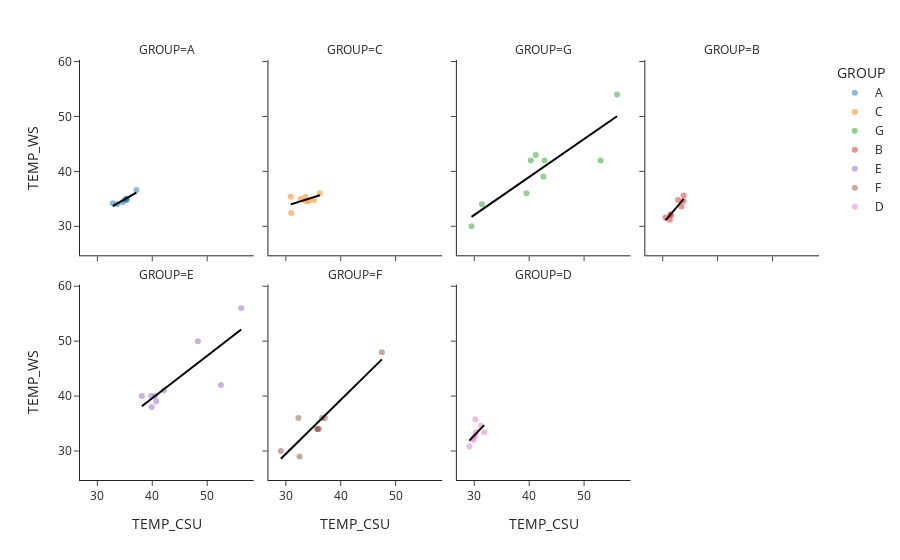

Source (notebook cell):
### Markdown cell above
#### 1:1 Plot Stratified by Comparison Group (i.e., pairs of CSU and WS sensors placed next to each other)

### Code cell
fig_temp = px.scatter(
           merged_df, 
           x="TEMP_CSU", 
           y="TEMP_WS",
           color = 'GROUP',
           facet_col='GROUP',
           facet_col_wrap = 4,
           trendline='ols',
           trendline_color_override='black',
           hover_data=['DATE'],
           template='simple_white',
           opacity=0.5
)
fig_temp.update_yaxes(
         scaleanchor = "x",
         scaleratio = 1,
)
fig_temp.show()

### Figure 1 — Plotly figure (JSON) as saved in the notebook; plotly's stock layout.template omitted (floating-point values rounded to 4 significant figures)
{"data": [{"customdata": [["11/11/2022"], ["11/15/2022"], ["11/20/2022"], ["11/25/2022"], ["11/28/2022"], ["12/10/2022"], ["12/12/2022"], ["12/2/2022"]], "hovertemplate": "GROUP=A<br>TEMP_CSU=%{x}<br>TEMP_WS=%{y}<br>DATE=%{customdata[0]}<extra></extra>", "legendgroup": "A", "marker": {"color": "#1F77B4", "opacity": 0.5, "symbol": "circle"}, "mode": "markers", "name": "A", "orientation": "v", "showlegend": true, "type": "scatter", "x": [35.3, 35, 34.6, 32.8, 33.6, 35.3, 37.1, 35.3], "xaxis": "x5", "y": [34.8, 34.8, 34.4, 34.2, 34, 35, 36.6, 35], "yaxis": "y5"}, {"hovertemplate": "<b>OLS trendline</b><br>TEMP_WS = 0.568823 * TEMP_CSU + 15.0123<br>R<sup>2</sup>=0.835379<br><br>GROUP=A<br>TEMP_CSU=%{x}<br>TEMP_WS=%{y} <b>(trend)</b><extra></extra>", "legendgroup": "A", "line": {"color": "black"}, "marker": {"color": "#1F77B4", "symbol": "circle"}, "mode": "lines", "name": "A", "showlegend": false, "type": "scatter", "x": [32.8, 33.6, 34.6, 35, 35.3, 35.3, 35.3, 37.1], "xaxis": "x5", "y": [33.67, 34.12, 34.69, 34.92, 35.09, 35.09, 35.09, 36.12], "yaxis": "y5"}, {"customdata": [["11/11/2022"], ["11/15/2022"], ["11/20/2022"], ["11/25/2022"], ["11/28/2022"], ["12/10/2022"], ["12/12/2022"], ["12/2/2022"]], "hovertemplate": "GROUP=C<br>TEMP_CSU=%{x}<br>TEMP_WS=%{y}<br>DATE=%{customdata[0]}<extra></extra>", "legendgroup": "C", "marker": {"color": "#FF7F0E", "opacity": 0.5, "symbol": "circle"}, "mode": "markers", "name": "C", "orientation": "v", "showlegend": true, "type": "scatter", "x": [36.2, 35.1, 34.1, 33.6, 33.6, 30.9, 31, 32.7], "xaxis": "x6", "y": [36, 34.8, 34.6, 34.6, 35.4, 35.4, 32.4, 35], "yaxis": "y6"}, {"hovertemplate": "<b>OLS trendline</b><br>TEMP_WS = 0.311765 * TEMP_CSU + 24.3621<br>R<sup>2</sup>=0.287902<br><br>GROUP=C<br>TEMP_CSU=%{x}<br>TEMP_WS=%{y} <b>(trend)</b><extra></extra>", "legendgroup": "C", "line": {"color": "black"}, "marker": {"color": "#FF7F0E", "symbol": "circle"}, "mode": "lines", "name": "C", "showlegend": false, "type": "scatter", "x": [30.9, 31, 32.7, 33.6, 33.6, 34.1, 35.1, 36.2], "xaxis": "x6", "y": [34.0, 34.03, 34.56, 34.84, 34.84, 34.99, 35.3, 35.65], "yaxis": "y6"}, {"customdata": [["11/11/2022"], ["11/15/2022"], ["11/20/2022"], ["11/25/2022"], ["11/28/2022"], ["11/8/2022"], ["12/10/2022"], ["12/12/2022"], ["12/5/2022"]], "hovertemplate": "GROUP=G<br>TEMP_CSU=%{x}<br>TEMP_WS=%{y}<br>DATE=%{customdata[0]}<extra></extra>", "legendgroup": "G", "marker": {"color": "#2CA02C", "opacity": 0.5, "symbol": "circle"}, "mode": "markers", "name": "G", "orientation": "v", "showlegend": true, "type": "scatter", "x": [53, 41.2, 42.6, 42.8, 40.3, 56, 39.5, 29.5, 31.4], "xaxis": "x7", "y": [42, 43, 39, 42, 42, 54, 36, 30, 34], "yaxis": "y7"}, {"hovertemplate": "<b>OLS trendline</b><br>TEMP_WS = 0.691494 * TEMP_CSU + 11.3101<br>R<sup>2</sup>=0.771246<br><br>GROUP=G<br>TEMP_CSU=%{x}<br>TEMP_WS=%{y} <b>(trend)</b><extra></extra>", "legendgroup": "G", "line": {"color": "black"}, "marker": {"color": "#2CA02C", "symbol": "circle"}, "mode": "lines", "name": "G", "showlegend": false, "type": "scatter", "x": [29.5, 31.4, 39.5, 40.3, 41.2, 42.6, 42.8, 53, 56], "xaxis": "x7", "y": [31.71, 33.02, 38.62, 39.18, 39.8, 40.77, 40.91, 47.96, 50.03], "yaxis": "y7"}, {"customdata": [["11/11/2022"], ["11/15/2022"], ["11/20/2022"], ["11/25/2022"], ["11/28/2022"], ["12/10/2022"], ["12/12/2022"], ["12/2/2022"]], "hovertemplate": "GROUP=B<br>TEMP_CSU=%{x}<br>TEMP_WS=%{y}<br>DATE=%{customdata[0]}<extra></extra>", "legendgroup": "B", "marker": {"color": "#D62728", "opacity": 0.5, "symbol": "circle"}, "mode": "markers", "name": "B", "orientation": "v", "showlegend": true, "type": "scatter", "x": [33.8, 33.4, 31.5, 30.5, 31.4, 32.8, 31.3, 33.8], "xaxis": "x8", "y": [35.6, 33.6, 32, 31.6, 32.2, 34.8, 31.2, 34.6], "yaxis": "y8"}, {"hovertemplate": "<b>OLS trendline</b><br>TEMP_WS = 1.17437 * TEMP_CSU + -4.74699<br>R<sup>2</sup>=0.826412<br><br>GROUP=B<br>TEMP_CSU=%{x}<br>TEMP_WS=%{y} <b>(trend)</b><extra></extra>", "legendgroup": "B", "line": {"color": "black"}, "marker": {"color": "#D62728", "symbol": "circle"}, "mode": "lines", "name": "B", "showlegend": false, "type": "scatter", "x": [30.5, 31.3, 31.4, 31.5, 32.8, 33.4, 33.8, 33.8], "xaxis": "x8", "y": [31.07, 32.01, 32.13, 32.25, 33.77, 34.48, 34.95, 34.95], "yaxis": "y8"}, {"customdata": [["11/11/2022"], ["11/15/2022"], ["11/20/2022"], ["11/25/2022"], ["11/28/2022"], ["11/8/2022"], ["12/10/2022"], ["12/12/2022"], ["12/5/2022"]], "hovertemplate": "GROUP=E<br>TEMP_CSU=%{x}<br>TEMP_WS=%{y}<br>DATE=%{customdata[0]}<extra></extra>", "legendgroup": "E", "marker": {"color": "#9467BD", "opacity": 0.5, "symbol": "circle"}, "mode": "markers", "name": "E", "orientation": "v", "showlegend": true, "type": "scatter", "x": [52.5, 48.3, 42.1, 40.5, 40.7, 56.2, 38.1, 39.8, 39.9], "xaxis": "x", "y": [42, 50, 41, 40, 39, 56, 40, 40, 38], "yaxis": "y"}, {"hovertemplate": "<b>OLS trendline</b><br>TEMP_WS = 0.772108 * TEMP_CSU + 8.73599<br>R<sup>2</sup>=0.686757<br><br>GROUP=E<br>TEMP_CSU=%{x}<br>TEMP_WS=%{y} <b>(trend)</b><extra></extra>", "legendgroup": "E", "line": {"color": "black"}, "marker": {"color": "#9467BD", "symbol": "circle"}, "mode": "lines", "name": "E", "showlegend": false, "type": "scatter", "x": [38.1, 39.8, 39.9, 40.5, 40.7, 42.1, 48.3, 52.5, 56.2], "xaxis": "x", "y": [38.15, 39.47, 39.54, 40.01, 40.16, 41.24, 46.03, 49.27, 52.13], "yaxis": "y"}, {"customdata": [["11/11/2022"], ["11/15/2022"], ["11/20/2022"], ["11/25/2022"], ["11/28/2022"], ["11/8/2022"], ["12/10/2022"], ["12/12/2022"], ["12/5/2022"]], "hovertemplate": "GROUP=F<br>TEMP_CSU=%{x}<br>TEMP_WS=%{y}<br>DATE=%{customdata[0]}<extra></extra>", "legendgroup": "F", "marker": {"color": "#8C564B", "opacity": 0.5, "symbol": "circle"}, "mode": "markers", "name": "F", "orientation": "v", "showlegend": true, "type": "scatter", "x": [37.1, 32.5, 29.1, 32.3, 35.8, 47.5, 36, 35.7, 36.6], "xaxis": "x2", "y": [36, 29, 30, 36, 34, 48, 34, 34, 36], "yaxis": "y2"}, {"hovertemplate": "<b>OLS trendline</b><br>TEMP_WS = 0.983254 * TEMP_CSU + -0.0219776<br>R<sup>2</sup>=0.850747<br><br>GROUP=F<br>TEMP_CSU=%{x}<br>TEMP_WS=%{y} <b>(trend)</b><extra></extra>", "legendgroup": "F", "line": {"color": "black"}, "marker": {"color": "#8C564B", "symbol": "circle"}, "mode": "lines", "name": "F", "showlegend": false, "type": "scatter", "x": [29.1, 32.3, 32.5, 35.7, 35.8, 36, 36.6, 37.1, 47.5], "xaxis": "x2", "y": [28.59, 31.74, 31.93, 35.08, 35.18, 35.38, 35.97, 36.46, 46.68], "yaxis": "y2"}, {"customdata": [["11/11/2022"], ["11/15/2022"], ["11/20/2022"], ["11/25/2022"], ["11/28/2022"], ["12/10/2022"], ["12/12/2022"], ["12/2/2022"]], "hovertemplate": "GROUP=D<br>TEMP_CSU=%{x}<br>TEMP_WS=%{y}<br>DATE=%{customdata[0]}<extra></extra>", "legendgroup": "D", "marker": {"color": "#E377C2", "opacity": 0.5, "symbol": "circle"}, "mode": "markers", "name": "D", "orientation": "v", "showlegend": true, "type": "scatter", "x": [30.2, 30.2, 31.8, 29.9, 31.2, 29.8, 29.1, 30.3], "xaxis": "x3", "y": [35.8, 32.8, 33.4, 32.4, 34.6, 32, 30.8, 33.4], "yaxis": "y3"}, {"hovertemplate": "<b>OLS trendline</b><br>TEMP_WS = 1.04388 * TEMP_CSU + 1.50753<br>R<sup>2</sup>=0.320068<br><br>GROUP=D<br>TEMP_CSU=%{x}<br>TEMP_WS=%{y} <b>(trend)</b><extra></extra>", "legendgroup": "D", "line": {"color": "black"}, "marker": {"color": "#E377C2", "symbol": "circle"}, "mode": "lines", "name": "D", "showlegend": false, "type": "scatter", "x": [29.1, 29.8, 29.9, 30.2, 30.2, 30.3, 31.2, 31.8], "xaxis": "x3", "y": [31.88, 32.62, 32.72, 33.03, 33.03, 33.14, 34.08, 34.7], "yaxis": "y3"}], "layout": {"annotations": [{"font": {}, "showarrow": false, "text": "GROUP=E", "x": 0.1175, "xanchor": "center", "xref": "paper", "y": 0.465, "yanchor": "bottom", "yref": "paper"}, {"font": {}, "showarrow": false, "text": "GROUP=F", "x": 0.3725, "xanchor": "center", "xref": "paper", "y": 0.465, "yanchor": "bottom", "yref": "paper"}, {"font": {}, "showarrow": false, "text": "GROUP=D", "x": 0.6275, "xanchor": "center", "xref": "paper", "y": 0.465, "yanchor": "bottom", "yref": "paper"}, {"font": {}, "showarrow": false, "text": "GROUP=A", "x": 0.1175, "xanchor": "center", "xref": "paper", "y": 1.0, "yanchor": "bottom", "yref": "paper"}, {"font": {}, "showarrow": false, "text": "GROUP=C", "x": 0.3725, "xanchor": "center", "xref": "paper", "y": 1.0, "yanchor": "bottom", "yref": "paper"}, {"font": {}, "showarrow": false, "text": "GROUP=G", "x": 0.6275, "xanchor": "center", "xref": "paper", "y": 1.0, "yanchor": "bottom", "yref": "paper"}, {"font": {}, "showarrow": false, "text": "GROUP=B", "x": 0.8825, "xanchor": "center", "xref": "paper", "y": 1.0, "yanchor": "bottom", "yref": "paper"}], "legend": {"title": {"text": "GROUP"}, "tracegroupgap": 0}, "margin": {"t": 60}, "xaxis": {"anchor": "y", "domain": [0, 0.235], "title": {"text": "TEMP_CSU"}}, "xaxis2": {"anchor": "y2", "domain": [0.255, 0.49], "matches": "x", "title": {"text": "TEMP_CSU"}}, "xaxis3": {"anchor": "y3", "domain": [0.51, 0.745], "matches": "x", "title": {"text": "TEMP_CSU"}}, "xaxis4": {"anchor": "y4", "domain": [0.765, 1.0], "matches": "x", "title": {"text": "TEMP_CSU"}}, "xaxis5": {"anchor": "y5", "domain": [0, 0.235], "matches": "x", "showticklabels": false}, "xaxis6": {"anchor": "y6", "domain": [0.255, 0.49], "matches": "x", "showticklabels": false}, "xaxis7": {"anchor": "y7", "domain": [0.51, 0.745], "matches": "x", "showticklabels": false}, "xaxis8": {"anchor": "y8", "domain": [0.765, 1.0], "matches": "x", "showticklabels": false}, "yaxis": {"anchor": "x", "domain": [0, 0.465], "scaleanchor": "x", "scaleratio": 1, "title": {"text": "TEMP_WS"}}, "yaxis2": {"anchor": "x2", "domain": [0, 0.465], "matches": "y", "scaleanchor": "x", "scaleratio": 1, "showticklabels": false}, "yaxis3": {"anchor": "x3", "domain": [0, 0.465], "matches": "y", "scaleanchor": "x", "scaleratio": 1, "showticklabels": false}, "yaxis4": {"anchor": "x4", "domain": [0, 0.465], "matches": "y", "scaleanchor": "x", "scaleratio": 1, "showticklabels": false}, "yaxis5": {"anchor": "x5", "domain": [0.535, 1.0], "matches": "y", "scaleanchor": "x", "scaleratio": 1, "title": {"text": "TEMP_WS"}}, "yaxis6": {"anchor": "x6", "domain": [0.535, 1.0], "matches": "y", "scaleanchor": "x", "scaleratio": 1, "showticklabels": false}, "yaxis7": {"anchor": "x7", "domain": [0.535, 1.0], "matches": "y", "scaleanchor": "x", "scaleratio": 1, "showticklabels": false}, "yaxis8": {"anchor": "x8", "domain": [0.535, 1.0], "matches": "y", "scaleanchor": "x", "scaleratio": 1, "showticklabels": false}}}
